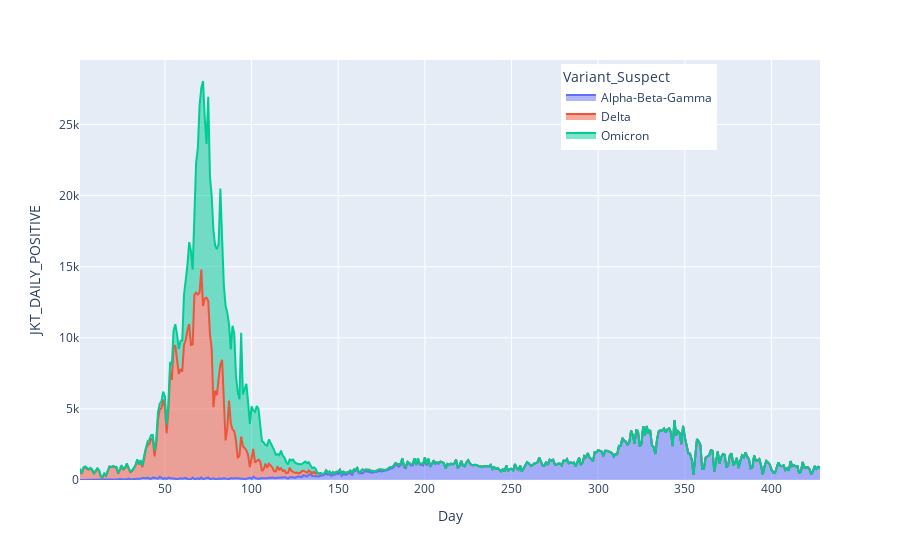

Write notebook code for a chart like this one.
### Code cell
fig = px.area(datacovid, x="Day", y="JKT_DAILY_POSITIVE", color="Variant_Suspect")

fig.update_layout(legend=dict(
    yanchor="top",
    y=0.99,
    xanchor="left",
    x=0.65
))


fig.show()

### Figure 1 — Plotly figure (JSON) as saved in the notebook; plotly's stock layout.template omitted (floating-point values rounded to 4 significant figures; data arrays with more than 128 entries replaced by an {"elided": "..."} marker saying what was removed)
{"data": [{"hovertemplate": "Variant_Suspect=Alpha-Beta-Gamma<br>Day=%{x}<br>JKT_DAILY_POSITIVE=%{y}<extra></extra>", "legendgroup": "Alpha-Beta-Gamma", "line": {"color": "#636efa"}, "marker": {"symbol": "circle"}, "mode": "lines", "name": "Alpha-Beta-Gamma", "orientation": "v", "showlegend": true, "stackgroup": "1", "type": "scatter", "x": {"elided": "428 int values"}, "xaxis": "x", "y": {"elided": "428 int values"}, "yaxis": "y"}, {"hovertemplate": "Variant_Suspect=Delta<br>Day=%{x}<br>JKT_DAILY_POSITIVE=%{y}<extra></extra>", "legendgroup": "Delta", "line": {"color": "#EF553B"}, "marker": {"symbol": "circle"}, "mode": "lines", "name": "Delta", "orientation": "v", "showlegend": true, "stackgroup": "1", "type": "scatter", "x": {"elided": "208 int values"}, "xaxis": "x", "y": {"elided": "208 int values"}, "yaxis": "y"}, {"hovertemplate": "Variant_Suspect=Omicron<br>Day=%{x}<br>JKT_DAILY_POSITIVE=%{y}<extra></extra>", "legendgroup": "Omicron", "line": {"color": "#00cc96"}, "marker": {"symbol": "circle"}, "mode": "lines", "name": "Omicron", "orientation": "v", "showlegend": true, "stackgroup": "1", "type": "scatter", "x": {"elided": "137 int values"}, "xaxis": "x", "y": {"elided": "137 int values"}, "yaxis": "y"}], "layout": {"legend": {"title": {"text": "Variant_Suspect"}, "tracegroupgap": 0, "x": 0.65, "xanchor": "left", "y": 0.99, "yanchor": "top"}, "margin": {"t": 60}, "xaxis": {"anchor": "y", "domain": [0, 1], "title": {"text": "Day"}}, "yaxis": {"anchor": "x", "domain": [0, 1], "title": {"text": "JKT_DAILY_POSITIVE"}}}}
